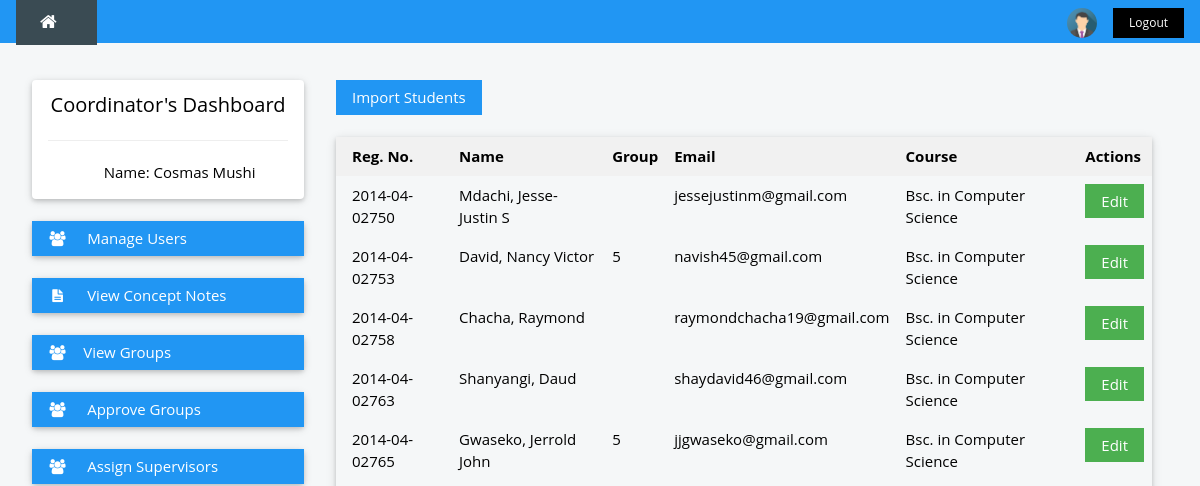
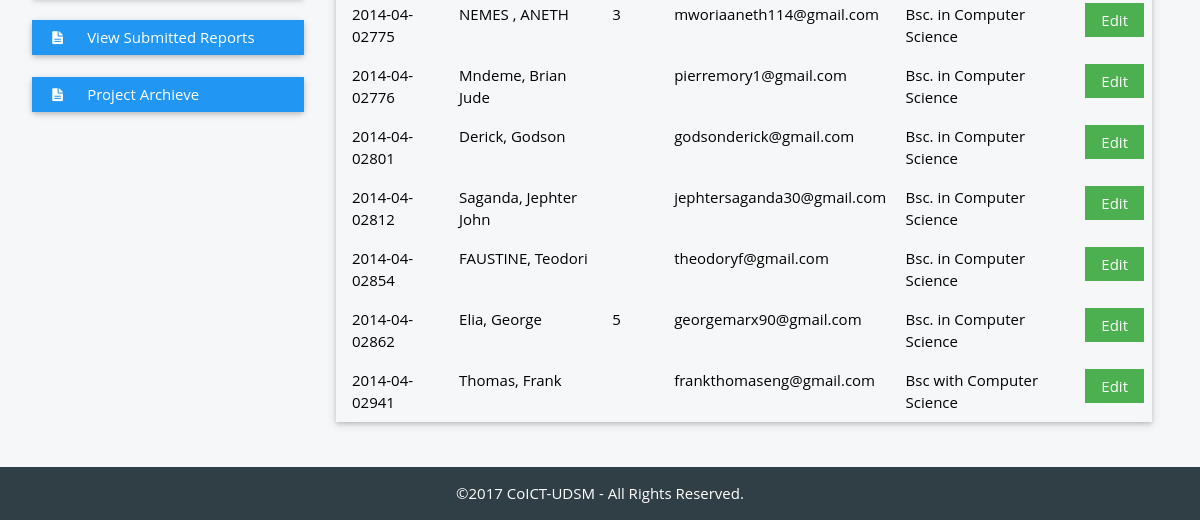
Before: /coordinator/manage-student.php with the older database file (2 pictures, top to bottom).
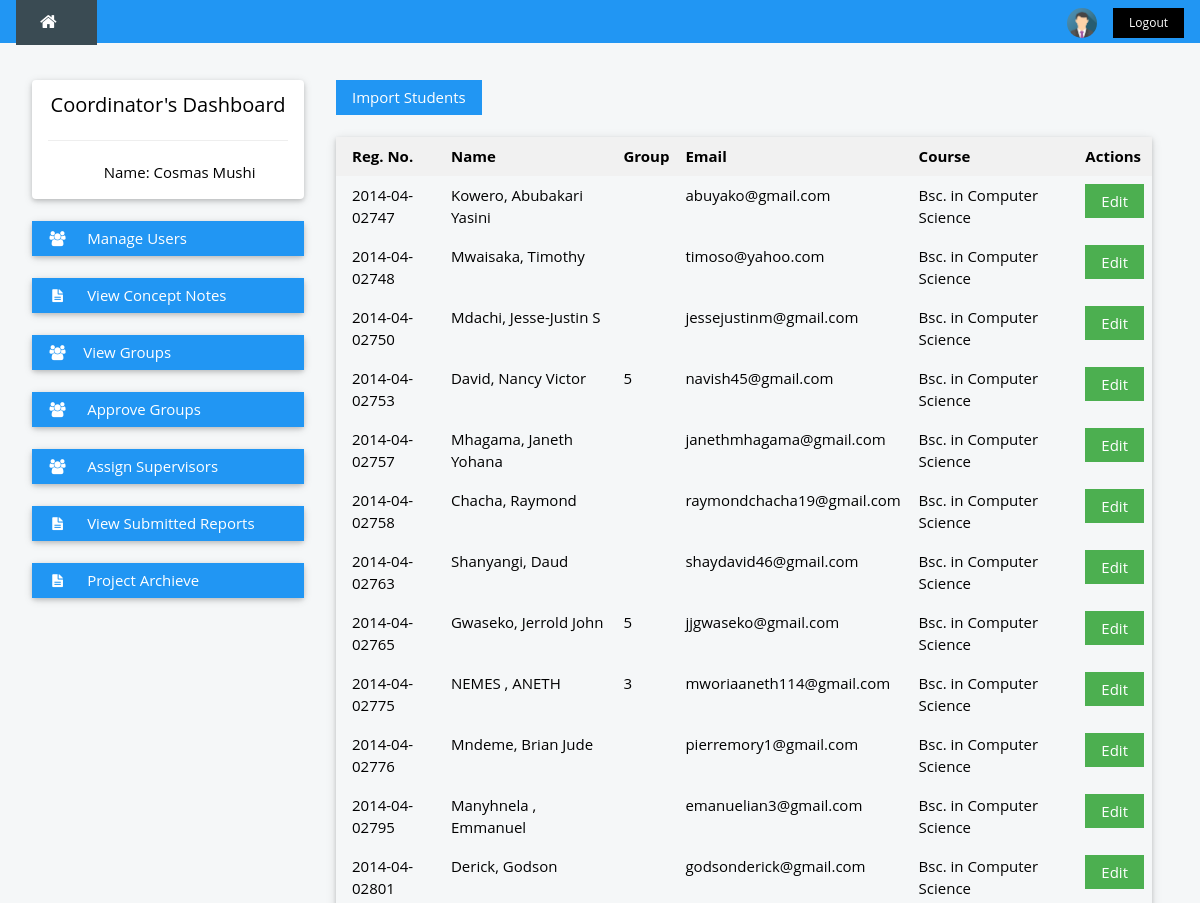
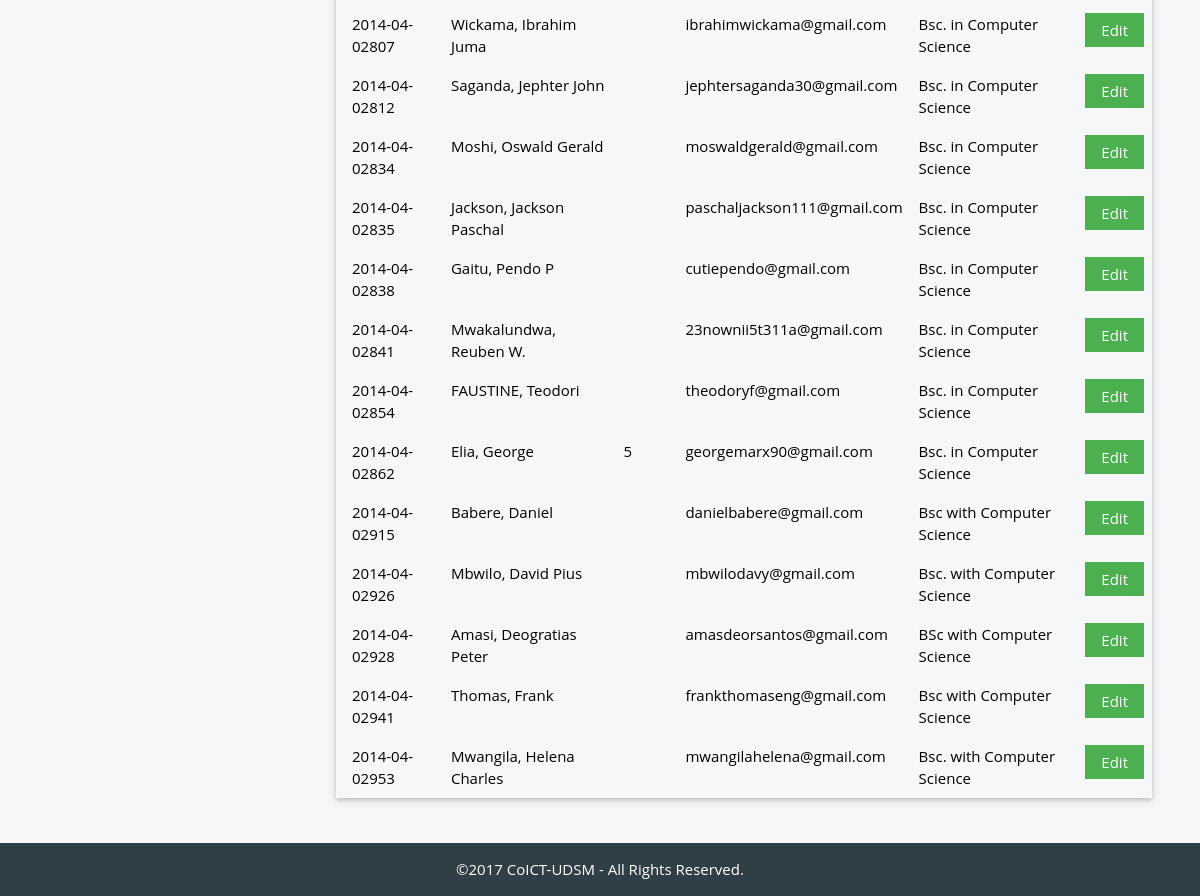
After: the same page with the newer database file (2 pictures, top to bottom).
### tables this page shows
CREATE TABLE `student` (
  `regNo` varchar(13) NOT NULL,
  `fName` varchar(25) NOT NULL,
  `mName` varchar(25) DEFAULT NULL,
  `lName` varchar(25) NOT NULL,
  `email` varchar(30) NOT NULL,
  `phoneNo` varchar(20) NOT NULL,
  `course` varchar(50) NOT NULL
);

CREATE TABLE `members` (
  `grpNo` int(3) NOT NULL,
  `regNo` varchar(13) NOT NULL
);

### coordinator/manage-student.php (the view, shortened to what this page needs)
<?php
	 include '../header.php';
	$result = mysqli_query($dbcon, "SELECT * FROM student") or die(mysql_error());
	?>
<div class="w3-container " style="max-width:1400px;margin-top:80px">
  <div class="w3-row-padding">
    <div class="w3-col m3 ">
    <?php
      include 'coord-nav.php';
    ?>
    </div>
    <div class="w3-col m9">
      <div id="main">
      <div class="w3-row-padding w3-container">
		<button onclick="importStudent()" class="w3-btn w3-blue">Import Students</button>
		<br /><br />
		<div class="w3-card-2">
		<table class="w3-table w3-hoverable" border="0">
			<thead>
			  <tr class="w3-light-grey">
			    <th>Reg. No.</th>
			    <th>Name</th>
			    <th>Group</th>
			    <th>Email</th>
			    <th>Course</th>
			    <th>Actions</th>
			  </tr>
			</thead>
			<?php
				while ($user_row = mysqli_fetch_array($result)) {
			?>
			<tr>
			  <td><?php echo $user_row['regNo'];  ?></td>
			  <?php $theuser = $user_row['regNo'];  ?>
			  <td><?php echo $user_row['lName'].", ".$user_row['fName']." ".$user_row['mName']; ?></td>
			  <td><?php
			  	$studentgr = mysqli_query($dbcon, "SELECT grpNo FROM members where regNo= '$theuser'") or die(mysql_error());
			  	$studentgrpr_row = mysqli_fetch_array($studentgr);
			  	echo $studentgrpr_row['grpNo']; ?>
			  </td>
			  <td><?php echo $user_row['email']; ?></td>
			  <td><?php echo $user_row['course']; ?></td>
			  <td>
			  	 <?php echo '<a href="edituser.php?user='.$theuser.'"><button class="w3-btn w3-green" '?>">Edit</button></a>
			  </td>
			</tr>
			<?php } ?>
		</table>
		</div>
</div>
	      <br />
	   </div>
    </div>
  </div>
</div>
<br>
<?php
  include '../footer.php';
?>

### header.php (shortened to what this page needs)
<!DOCTYPE html>
<head>
  		<link rel="stylesheet" type="text/css" href="../styles/w3.css">
			<link rel="stylesheet" type="text/css" href="../styles/style.css">
			<link rel="stylesheet" type="text/css" href="../styles/w3-theme-blue-grey.css">
			<link rel="stylesheet" href="../fonts/font-awesome.min.css">
</head>
<body class="w3-theme-l5" onload="">
<div class="w3-top">
 <div class="w3-bar w3-blue w3-left-align w3-large w3-padding">
  <a href="index.php" class="w3-bar-item w3-button w3-padding-large w3-theme-d4"><i class="fa fa-home w3-margin-right"></i></a>
    <a href="../logout.php" title="Logout"><button class="w3-bar-item w3-btn w3-small w3-hide-small w3-right w3-hover-white">Logout</button></a>
  <span onclick="loadUser()" class="w3-bar-item w3-button w3-hide-small w3-right w3-margin-right w3-hover-light-grey" title="My Account"><img src="../images/avatar.png" class="w3-circle" style="height:30px;width:30px" alt="Account" title="My Account"></span>
 </div>
</div>

### coordinator/coord-nav.php (shortened to what this page needs)
<div class="w3-card-2 w3-round w3-white">
        <div class="w3-center w3-container">
         <h4 class="">Coordinator's Dashboard</h4>
         <hr>
         <p><i class="fa fa-person fa-fw "></i> Name: <?php echo "Cosmas Mushi" ?></p>
        </div>
      </div>
      <br>
       <div class="w3-card-2 w3-round">
        <div class="w3-white">
          <button onclick="myFunction('Demo3')" class="w3-btn-block w3-blue w3-left-align"><i class="fa fa-users fa-fw w3-margin-right"></i> Manage Users</button>
        </div>
      </div>
      <br />
      <div class="w3-card-2 w3-round">
            <div class="w3-white">
            <?php
            $studentconcept = mysqli_query($dbcon, "SELECT * FROM conceptnote ") or die(mysqli_error());
            $concept_num_row = mysqli_num_rows($studentconcept);
            if($concept_num_row > "0") { ?>
                <a href="viewconcepts.php"><button class="w3-btn w3-btn-block w3-blue w3-left-align"><i class="fa fa-file-text fa-fw w3-margin-right"></i> View Concept Notes</button></a>
                <?php }
            else {
                echo "There are no any submitted concepts. <br />";
            }
            ?>
        </div>
      </div>
      <br />
        <div class="w3-card-2 w3-round">
        <div class="w3-white">
          <button onclick="viewGroups()" class="w3-btn-block w3-blue w3-left-align"><i class="fa fa-users fa-fw w3-margin-right"></i>View Groups </button>
          </div>
        </div>
        <br />
        <div class="w3-card-2 w3-round">
        <div class="w3-white">
              <a href="approve-groups.php"><button  class="w3-btn w3-btn-block w3-blue w3-left-align"><i class="fa fa-users fa-fw w3-margin-right"></i> Approve Groups</button></a>
        </div>
      </div>
      <br />
      <div class="w3-card-2 w3-round">
        <div class="w3-white">
               <a href="assign-supervisor.php"><button class="w3-btn w3-btn-block w3-blue w3-left-align"><i class="fa fa-users fa-fw w3-margin-right"></i> Assign Supervisors</button></a>
        </div>
      </div>
      <br />
      <div class="w3-card-2 w3-round">
        <div class="w3-white">
          <button onclick="viewReports()" class="w3-btn-block w3-blue w3-left-align"><i class="fa fa-file-text fa-fw w3-margin-right"></i> View Submitted Reports</button>
        </div>
      </div>
      <br />
      <div class="w3-card-2 w3-round">
        <div class="w3-white">
          <a href="../search-projects.php"><button id="" class="w3-btn-block w3-blue w3-left-align" ><i class="fa fa-file-text fa-fw w3-margin-right"></i> Project Archieve</button></a>
        </div>
      </div>
      <br>

### footer.php (shortened to what this page needs)
<footer class="w3-container w3-theme-d5 w3-center">
      <div class="w3-container">
        <p>&copy<?php $yr=getdate(date("U")); echo "$yr[year]";   ?> CoICT-UDSM - All Rights Reserved. </p>
      </div>
</footer>
</body>
</html>

### styles/w3-theme-blue-grey.css (style rules this page uses)
.w3-theme-l5 { color:#000 !important; background-color:#f5f7f8 !important }
.w3-theme-d4 { color:#fff !important; background-color:#3a4b53 !important }
.w3-theme-d5 { color:#fff !important; background-color:#303e45 !important }

### header.php (style rules this page uses)
html,body,h1,h2,h3,h4,h5 { font-family: "Open Sans", sans-serif }

Changed rows visible on the page:
added student: regNo "2014-04-02747", lName "Kowero", fName "Abubakari", mName "Yasini", email "abuyako@gmail.com", course "Bsc. in Computer Science"
added student: regNo "2014-04-02748", lName "Mwaisaka", fName "Timothy", email "timoso@yahoo.com", course "Bsc. in Computer Science"
added student: regNo "2014-04-02757", lName "Mhagama", fName "Janeth", mName "Yohana", email "janethmhagama@gmail.com", course "Bsc. in Computer Science"
added student: regNo "2014-04-02795", lName "Manyhnela", fName "Emmanuel", email "emanuelian3@gmail.com", course "Bsc. in Computer Science"
added student: regNo "2014-04-02807", lName "Wickama", fName "Ibrahim", mName "Juma", email "ibrahimwickama@gmail.com", course "Bsc. in Computer Science"
added student: regNo "2014-04-02834", lName "Moshi", fName "Oswald", mName "Gerald", email "moswaldgerald@gmail.com", course "Bsc. in Computer Science"
added student: regNo "2014-04-02835", lName "Jackson", fName "Jackson Paschal", email "paschaljackson111@gmail.com", course "Bsc. in Computer Science"
added student: regNo "2014-04-02838", lName "Gaitu", fName "Pendo", mName "P", email "cutiependo@gmail.com", course "Bsc. in Computer Science"
added student: regNo "2014-04-02841", lName "Mwakalundwa", fName "Reuben", mName "W.", email "23nownii5t311a@gmail.com", course "Bsc. in Computer Science"
added student: regNo "2014-04-02915", lName "Babere", fName "Daniel", email "danielbabere@gmail.com", course "Bsc with Computer Science"
added student: regNo "2014-04-02926", lName "Mbwilo", fName "David", mName "Pius", email "mbwilodavy@gmail.com", course "Bsc. with Computer Science"
added student: regNo "2014-04-02928", lName "Amasi", fName "Deogratias", mName "Peter", email "amasdeorsantos@gmail.com", course "BSc with Computer Science"
added student: regNo "2014-04-02953", lName "Mwangila", fName "Helena", mName "Charles", email "mwangilahelena@gmail.com", course "Bsc. with Computer Science"
